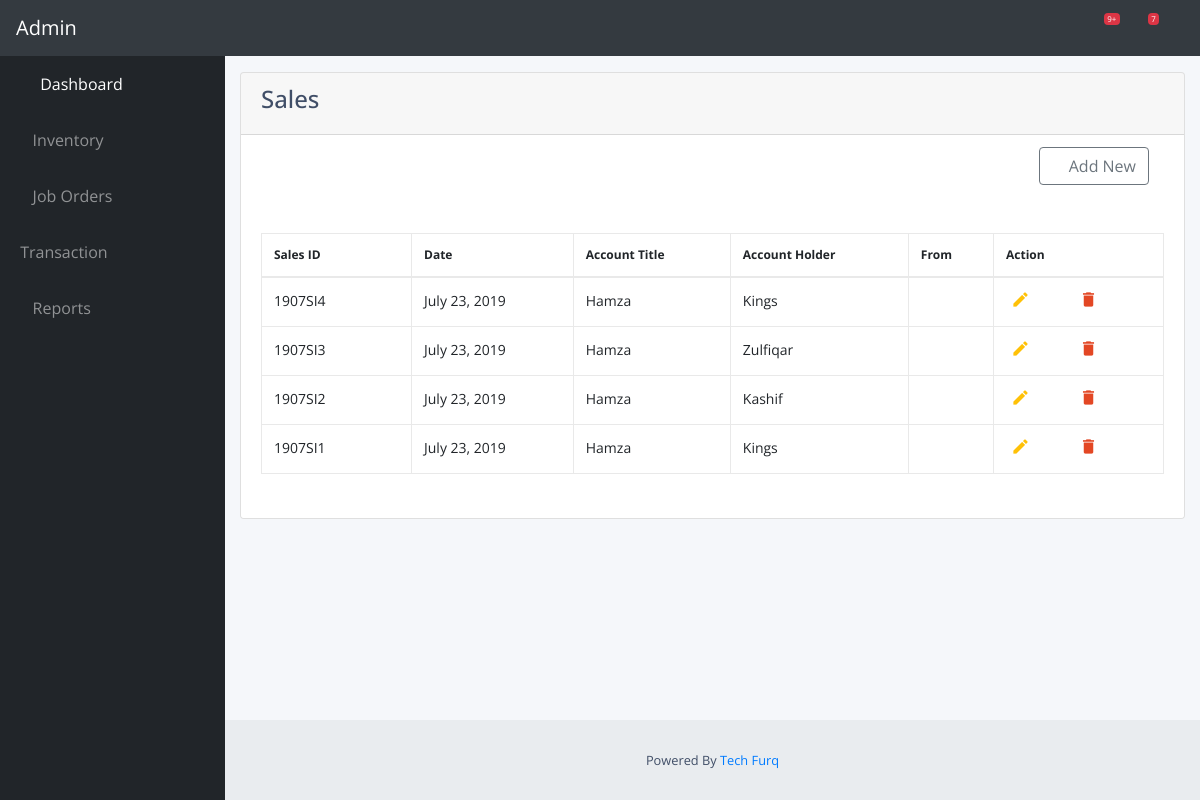
The page /transaction/sale/ (signed in) on the database as committed earlier.
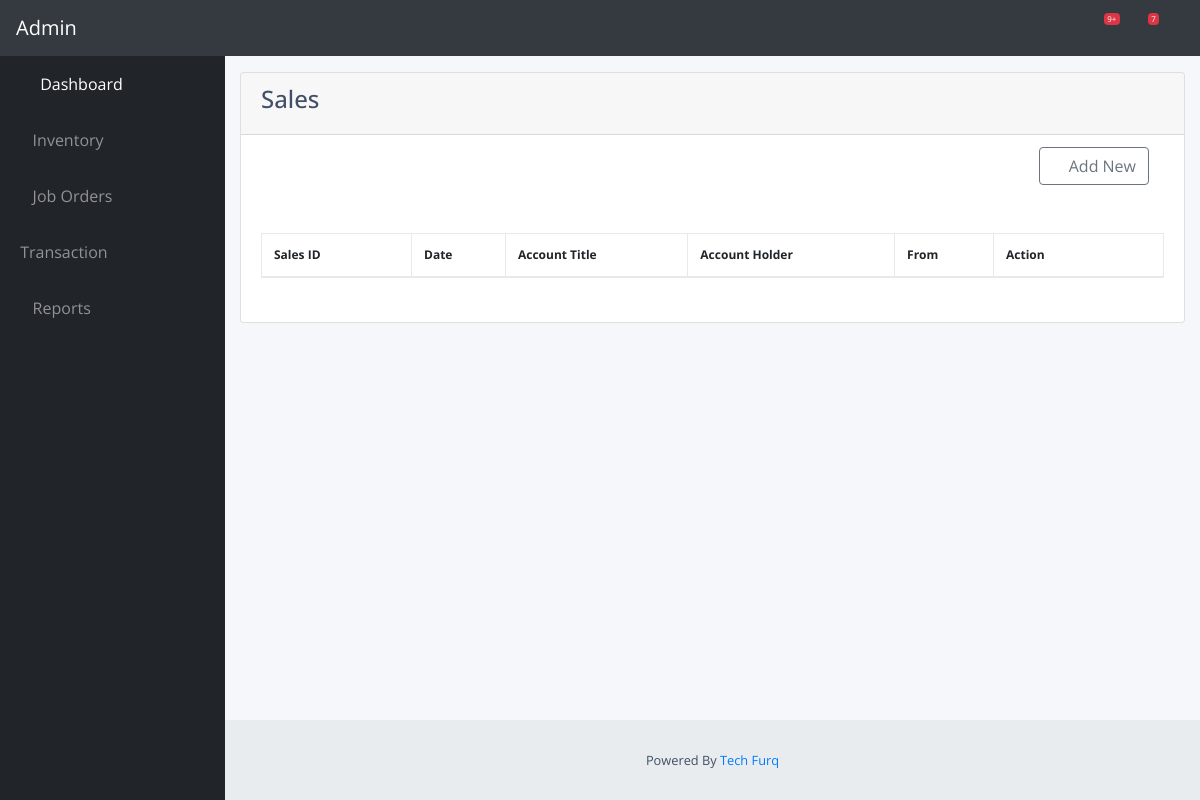
The same page on the database as committed later.
### transaction/models.py (models this page shows)
class SaleHeader(models.Model):
    sale_no = models.CharField(max_length = 100, unique = True)
    date = models.DateField(default = datetime.date.today)
    footer_description = models.TextField()
    credit_days = models.IntegerField()
    follow_up = models.DateField(default = datetime.date.today)
    payment_method = models.CharField(max_length = 100)
    account_holder = models.CharField(max_length = 100)
    account_id = models.ForeignKey(ChartOfAccount, models.SET_NULL,blank=True,null=True)
    user = models.ForeignKey(User, models.SET_NULL, blank=True, null=True)

class ChartOfAccount(models.Model):
    account_title = models.CharField(max_length = 100, unique = True)
    parent_id = models.IntegerField()
    opening_balance = models.DecimalField(max_digits = 8, decimal_places = 2)
    phone_no = models.CharField(max_length = 100)
    email_address = models.CharField(max_length = 100)
    ntn = models.CharField(max_length = 100)
    stn = models.CharField(max_length = 100)
    cnic = models.CharField(max_length = 100)
    Address = models.CharField(max_length = 200)
    remarks = models.CharField(max_length = 100)
    credit_limit = models.DecimalField(max_digits = 8, decimal_places = 2)

### transaction/views.py (the view)
# urls.py: path('sale/', views.sale, name='sale'),
@login_required()
def sale(request):
    all_sales = SaleHeader.objects.all()
    return render(request, 'transaction/sale.html',{"all_sales": all_sales})

### transaction/templates/transaction/sale.html (shortened to what this page needs)
{% extends "transaction/base.html" %}
{% load crispy_forms_tags %}
{% block body %}
<div class="card" style="width: 100%;">
<div class="card-header">
  <h4>Sales</h4>
</div>
<ul class="list-group list-group-flush">
  <li class="list-group-item">
    <div class="input-group">
      <div class="col-md-12">
        <a role="button" href="{% url 'new-sale' %}" style="float:right;" class="btn btn-outline-secondary" name="button"><i class="fas fa-plus"></i> Add New</a>
      </div>
    </div>
    <br>
    <br>
    <div class="table table-responsive content-loader">
      <table class="table table-bordered sort" id="dataTable">
          <thead>
              <tr>
                  <th width="150px">Sales ID</th>
                  <th >Date</th>
                  <th >Account Title</th>
                  <th >Account Holder</th>
                  <th >From</th>
                  <th width="600px">Action</th>
              </tr>
          </thead>
          <tbody>
            {% for value in all_sales reversed %}
            <tr>
                <td>{{ value.sale_no }}</td>
                <td>{{ value.date }}</td>
                <td>{{ value.account_id.account_title }}</td>
                <td>{{ value.account_holder }}</td>
                <td>{{value.user.username}}</td>
                <td><a class="edit_list" href="{% url 'edit-sale' pk=value.id %}" data-toggle=""><i class="material-icons">&#xE254;</i></a><a href="{% url 'sale-print' pk=value.id %}" target="_blank" data-toggle=""><i class="fa fa-print" id="print_icon" aria-hidden="true"></i></a><a class="delete_purchase" href="{% url 'delete-sale' pk=value.id %}" data-toggle="tooltip"><i class="material-icons">&#xE872;</i></a></td>
            </tr>
            {% endfor %}
          </tbody>
      </table>
    </div>
  </li>
</ul>
</div>
{% endblock body %}

### transaction/templates/transaction/base.html (shortened to what this page needs)
<!DOCTYPE html>
{% load static %}
<html lang="en">
<head>
  <link href="{% static 'transaction/vendor/fontawesome-free/css/all.min.css' %}" rel="stylesheet" type="text/css">
  <link href="{% static 'transaction/vendor/datatables/dataTables.bootstrap4.css' %}" rel="stylesheet">
  <link href="{% static 'transaction/css/sb-admin.css' %}" rel="stylesheet">
  <link rel="stylesheet" href="{% static 'transaction/css/table.css' %}">
</head>
<body id="page-top">
  <nav class="navbar navbar-expand navbar-dark bg-dark static-top">
    <a class="navbar-brand mr-1" href="{% url 'transaction-home' %}">Admin</a>
    <button class="btn btn-link btn-sm text-white order-1 order-sm-0" id="sidebarToggle" href="#">
      <i class="fas fa-bars"></i>
    </button>
    <ul class="navbar-nav mr-auto mr-md-0">
      <li class="nav-item dropdown no-arrow mx-1">
        <a class="nav-link dropdown-toggle" href="#" id="alertsDropdown" role="button" data-toggle="dropdown" aria-haspopup="true" aria-expanded="false">
          <i class="fas fa-bell fa-fw"></i>
          <span class="badge badge-danger">9+</span>
        </a>
      </li>
      <li class="nav-item dropdown no-arrow mx-1">
        <a class="nav-link dropdown-toggle" href="#" id="messagesDropdown" role="button" data-toggle="dropdown" aria-haspopup="true" aria-expanded="false">
          <i class="fas fa-envelope fa-fw"></i>
          <span class="badge badge-danger">7</span>
        </a>
      </li>
      <li class="nav-item dropdown no-arrow">
        <a class="nav-link dropdown-toggle" href="#" id="userDropdown" role="button" data-toggle="dropdown" aria-haspopup="true" aria-expanded="false">
          <i class="fas fa-user-circle fa-fw"></i>
        </a>
      </li>
    </ul>
  </nav>
  <div id="wrapper">
    <ul class="sidebar navbar-nav">
      <li class="nav-item active">
        <a class="nav-link" href="{% url 'transaction-home' %}">
          <i class="fas fa-fw fa-tachometer-alt"></i>
          <span>Dashboard</span>
        </a>
      </li>
      <li class="nav-item dropdown">
        <a class="nav-link dropdown-toggle" href="#" id="pagesDropdown" role="button" data-toggle="dropdown" aria-haspopup="true" aria-expanded="false">
          <i class="fa fa-archive"></i>
          <span>Inventory</span>
        </a>
      </li>
      <li class="nav-item dropdown">
        <a class="nav-link dropdown-toggle" href="{% url 'job-order' %}"  role="button" >
          <i class="fa fa-tasks" aria-hidden="true"></i>
          <span>Job Orders</span>
        </a>
      </li>
      <li class="nav-item dropdown">
        <a class="nav-link dropdown-toggle" href="#" id="pagesDropDown" role="button" data-toggle="dropdown" aria-haspopup="true" aria-hidden="false">
          <span>Transaction</span></a>
      </li>
      <li class="nav-item dropdown">
        <a class="nav-link dropdown-toggle" href="{% url 'reports' %}" role="button" aria-haspopup="true" aria-expanded="false">
          <i class="fa fa-chart-bar"></i>
          <span>Reports</span>
        </a>
      </li>
    </ul>
    <div id="content-wrapper">
      <div class="container-fluid">
          {% block body %}
          {% endblock body %}
      </div>
      <footer class="sticky-footer">
        <div class="container my-auto">
          <div class="copyright text-center my-auto">
            <span>Powered By <a target="_blank" href="https://techfurq.com/">Tech Furq</a> </span>
          </div>
        </div>
      </footer>
    </div>
  </div>
</body>
</html>

### transaction/static/transaction/css/table.css (style rules this page uses)
body { color: #404E67; background: #F5F7FA; font-family: 'Open Sans', sans-serif; }
table.table tr th, table.table tr td { border-color: #e9e9e9; }
#dataTable.table th:last-child { width: 170px; }
table.table thead tr th { white-space: nowrap; overflow: hidden; font-size: 14px; }
table.table thead tr th { font-size:12px; }
#t_table, th, td { border: 1px solid; }

Rows that differ between the two databases and show on the page:
removed SaleHeader: sale_no "1907SI4", date "July 23, 2019", account_id.account_title "Hamza", account_holder "Kings"
removed SaleHeader: sale_no "1907SI3", date "July 23, 2019", account_id.account_title "Hamza", account_holder "Zulfiqar"
removed SaleHeader: sale_no "1907SI2", date "July 23, 2019", account_id.account_title "Hamza", account_holder "Kashif"
removed SaleHeader: sale_no "1907SI1", date "July 23, 2019", account_id.account_title "Hamza", account_holder "Kings"
